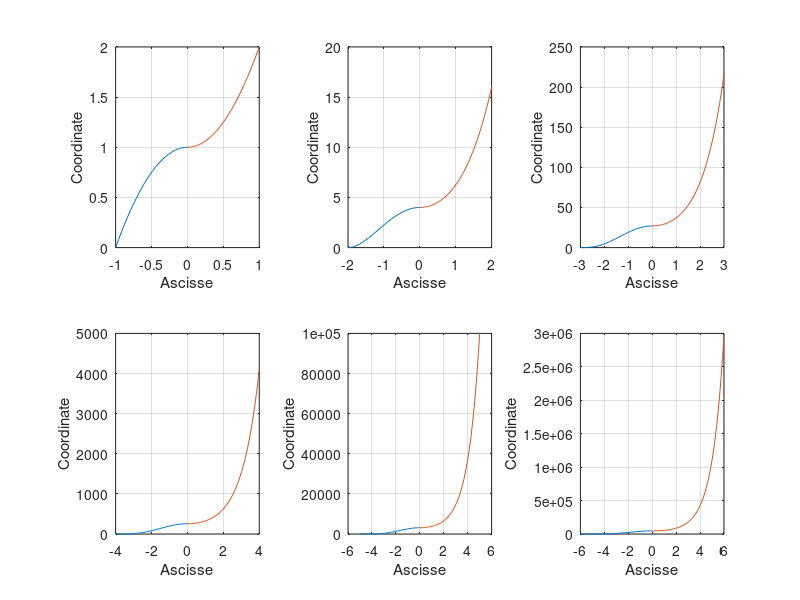

MATLAB code to generate this figure:
clear
clc

%Sei grafici in uno
for m=1:6
   x = linspace(-m,0,50)
   y = linspace(0,m,50)

   fx = (m-x.^2/m).^m
   fy = (y.^2/m +m).^m

   semilogy(x,fx)
   hold on;
   semilogy(y,fy)
   grid on
   xlabel('Ascisse')
   ylabel('Coordinate')
 end



 %Sei grafici separati
 for m=1:6
   x = linspace(-m,0,50)
   y = linspace(0,m,50)

   fx = (m-x.^2/m).^m
   fy = (y.^2/m +m).^m

   subplot(2,3,m)
   plot(x,fx)
   hold on;
   plot(y,fy)
   grid on
   xlabel('Ascisse')
   ylabel('Coordinate')
 end







